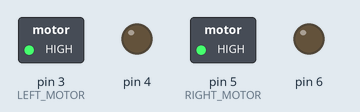
Bench run of a sketch on a simulated Arduino Uno, built for the host (arithmetic inside an expression is 32-bit, double 64-bit). On the bench: switched loads named in the sketch (green lamp = pin HIGH), output pins drawn as LEDs (lit = HIGH). An integer division by zero does not stop the program and gives all ones (-1).

Above: at 1.0 s.
At 7.7 s:
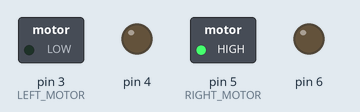
Timing chart, 0 to 11.6 s (numbered marks = the images above):
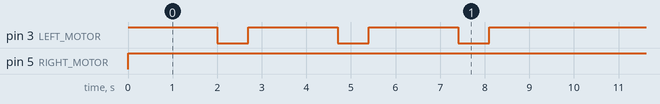

Measured:
- by itself, pin 3 (LEFT_MOTOR): repeats every 10.1 s: 2 × (LOW 0.70 s, HIGH 2.0 s), LOW 0.70 s, HIGH 4.0 s
- by itself, pin 5 (RIGHT_MOTOR): LOW → HIGH at 0.00 s
- by itself, everything shown: repeats every 10.1 s, in 8 steps

The sketch:

time_control_robot.ino
```cpp
void setup()
{
pinMode(3,OUTPUT);     //LEFT MOTOR
 pinMode(4,OUTPUT);
 pinMode(5,OUTPUT);     //RIGHT MOTOR
 pinMode(6,OUTPUT);
}

void loop()
{
  forward();
  delay(2000);
  radialleft();
  delay(700);

  forward();
  delay(2000);
  radialleft();
  delay(700);

  forward();
  delay(2000);
  radialleft();
  delay(700);

  forward();
  delay(2000);

  timestop();
  delay(1/0);
}

void forward()
{
  digitalWrite(3,HIGH);
  digitalWrite(4,LOW);
  digitalWrite(5,HIGH);
  digitalWrite(6,LOW);
}

void backward()
{
  digitalWrite(3,LOW);
  digitalWrite(4,HIGH);
  digitalWrite(5,LOW);
  digitalWrite(6,HIGH);
}

void radialleft()
{
  digitalWrite(3,LOW);
  digitalWrite(4,LOW);
  digitalWrite(5,HIGH);
  digitalWrite(6,LOW);
}

void timestop()
{
  digitalWrite(3,LOW);
  digitalWrite(4,LOW);
  digitalWrite(5,LOW);
  digitalWrite(6,LOW);
}
```
